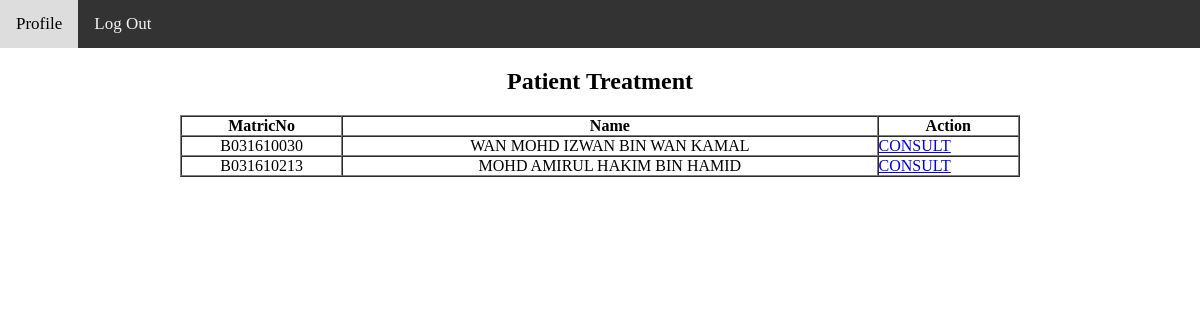
Page /doctor/treatment.php (signed in) on the committed database.
### tables this page shows
CREATE TABLE `patient` (
  `consult_id` int(20) NOT NULL,
  `MatricNo` varchar(20) NOT NULL,
  `FullName` varchar(50) NOT NULL,
  `IC_num` varchar(20) NOT NULL,
  `Gender` varchar(20) NOT NULL,
  `Faculty` varchar(20) NOT NULL,
  `Tel_No` varchar(20) NOT NULL,
  `status` varchar(20) NOT NULL
);

### doctor/treatment.php (the view, shortened to what this page needs)
 <div class="topnav" id="myTopnav">
 <a href="dashboard3.php">Profile</a>
 <a href="../logout.php">Log Out</a>
</div>
<?php
$result = mysql_query("SELECT * FROM patient where status='treat'");
?>
<div class="wrapper row3">
  <div class="rnd">
    <div id="container" class="clear">
      <center><h2>Patient Treatment</h2></center>
           <table cellpadding="0" align="center" cellspacing="0" border="1" width="70%" class="stdtable" id="dyntable">
                <thead>
                    <tr>
                        <th class="head1">MatricNo</th>
						 <th class="head1">Name</th>
                         <th class="head1 nosort">Action</th>
                    </tr>
                </thead>
                <tbody>
				   <?php
                    while($db_field = mysql_fetch_array($result)) {?>
                    <tr class="gradeA">
                        <td align="center"><?php echo $db_field['MatricNo']; ?></td>
						<td align="center"><?php echo $db_field['FullName']; ?></td>
						<td><a href="consult_update.php<?php echo '?consult_id='.$db_field['consult_id']; ?>" >CONSULT
						</td>
                    </tr>
                    <?php } ?>
                </tbody>
            </table>
      <p>&nbsp;</p>
    </div>
  </div>
</div>

### doctor/treatment.php (style rules this page uses)
.topnav { overflow: hidden; background-color: #333; }
.topnav a { float: left; display: block; color: #f2f2f2; text-align: center; padding: 14px 16px; text-decoration: none; font-size: 17px; }

### rows in the picture
patient: MatricNo "B031610030", FullName "WAN MOHD IZWAN BIN WAN KAMAL"
patient: MatricNo "B031610213", FullName "MOHD AMIRUL HAKIM BIN HAMID"
